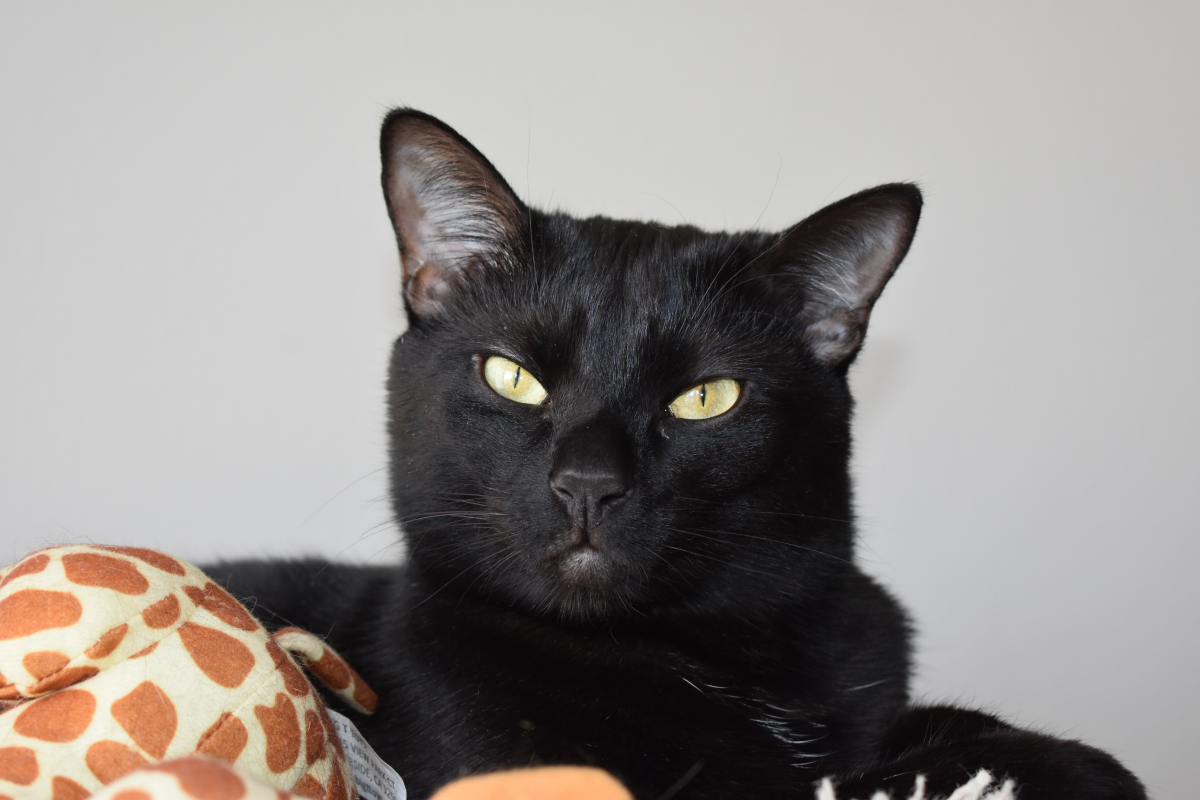
#> input picture examples/still_mycat_gretchen-auer-EMnLrtASNKE-unsplash.jpg, 6000 x 4000 px (shown at 1/5 size)
$ python convert_animated_gif_to_ssd1306_images.py examples/still_mycat_gretchen-auer-EMnLrtASNKE-unsplash.jpg
#> lines starting #> are read from the running program, lines starting #| are printed output that depends on the picture; after the words box and inside, x2 and y2 are one past the last pixel; in counts of white or black regions, pixels touching at a corner belong together
### ssd1306_image_converter.py
"""
Various image helper functions for ssd1306-like Oled panel
https://github.com/coolcornucopia/convert-animated-gif-for-ssd1306-panel

MIT License

Copyright (c) 2022 coolcornucopia

Permission is hereby granted, free of charge, to any person obtaining a copy
of this software and associated documentation files (the "Software"), to deal
in the Software without restriction, including without limitation the rights
to use, copy, modify, merge, publish, distribute, sublicense, and/or sell
copies of the Software, and to permit persons to whom the Software is
furnished to do so, subject to the following conditions:

The above copyright notice and this permission notice shall be included in all
copies or substantial portions of the Software.

THE SOFTWARE IS PROVIDED "AS IS", WITHOUT WARRANTY OF ANY KIND, EXPRESS OR
IMPLIED, INCLUDING BUT NOT LIMITED TO THE WARRANTIES OF MERCHANTABILITY,
FITNESS FOR A PARTICULAR PURPOSE AND NONINFRINGEMENT. IN NO EVENT SHALL THE
AUTHORS OR COPYRIGHT HOLDERS BE LIABLE FOR ANY CLAIM, DAMAGES OR OTHER
LIABILITY, WHETHER IN AN ACTION OF CONTRACT, TORT OR OTHERWISE, ARISING FROM,
OUT OF OR IN CONNECTION WITH THE SOFTWARE OR THE USE OR OTHER DEALINGS IN THE
SOFTWARE.
"""

def to_ssd1306(width:int, height:int, buf_in, buf_out):
    """Convert a 1-bit per pixel 2d image buffer to
       a 1-bit per pixel ssd1306-like image format buffer.
       Note: The output buffer previous content is preserved.

    Args:
        width (int): width in pixels
        height (int): height in pixels
        buf_in (_type_): input buffer
        buf_out (_type_): output buffer (ssd1306-like format)
    """

    stride_w = width // 8               # 1-bit per pixel, 1 byte = 8 pixels
    for y in range(height // 8):
        buf_in_pos  = y * stride_w * 8  # move 8 lines at a time
        buf_out_pos = y * width         # move to next page
        for x in range(stride_w):
            for z in range(8):
                a = buf_in[buf_in_pos + (z * stride_w)]
                buf_out[buf_out_pos + 0] |= ((a >> 7) & 1) << z
                buf_out[buf_out_pos + 1] |= ((a >> 6) & 1) << z
                buf_out[buf_out_pos + 2] |= ((a >> 5) & 1) << z
                buf_out[buf_out_pos + 3] |= ((a >> 4) & 1) << z
                buf_out[buf_out_pos + 4] |= ((a >> 3) & 1) << z
                buf_out[buf_out_pos + 5] |= ((a >> 2) & 1) << z
                buf_out[buf_out_pos + 6] |= ((a >> 1) & 1) << z
                buf_out[buf_out_pos + 7] |= ((a >> 0) & 1) << z
            buf_in_pos += 1
            buf_out_pos += 8


# [29 lines left out: function from_ssd1306, not called in this run]

### convert_animated_gif_to_ssd1306_images.py
#!/usr/bin/env python3

import argparse
import os.path
import sys
import zlib

from PIL import Image
from PIL.GifImagePlugin import GifImageFile

import ssd1306_image_converter
import ssd1306_image_reader

# By default, we use do not use the dithering when converting the GIF to 1-bit per pixel
# It may be useful when the animated GIF uses a lot of colors (videos...)
default_dither_method = Image.NONE # or Image.FLOYDSTEINBERG

debug = False


def get_pil_image_info_str(img) -> str:
    str = "{}x{} mode {}".format(img.width, img.height, img.mode)
    if img.format != None:
        str += ", {}".format(img.format)
    if hasattr(img, 'n_frames'):
        str += ", {} frames".format(img.n_frames) if img.n_frames > 1 else "single frame"
    if hasattr(img, 'filename'):
        str += ", {}".format(img.filename)
    return str


def convert(verbose, compression, overwrite, input_filename,
            zlib_window_size=ssd1306_image_reader.DEFAULT_ZLIB_WINDOW_SIZE,
            dither_method=default_dither_method):
    # Check if input file exits
#> called with verbose = False, compression = False, overwrite = False, zlib_window_size = -15, dither_method = 0
    if not os.path.isfile(input_filename):
        print("Error: file {} does not exit!".format(input_filename), file=sys.stderr)
        exit(1) # exit with error

    # Load animation file with PIL
    img_in = Image.open(input_filename)
#> img_in is the input picture: PIL image 6000x4000 RGB; mean R, G, B 147.3, 142.4, 139.7
    if verbose:
        print("input image : {}".format(get_pil_image_info_str(img_in)))

    #img_in.seek(0)
    #img_in.show("default")

    # Determine the number of frames
    if hasattr(img_in, 'n_frames'):
        n_frames = img_in.n_frames  # Animated GIF case
    else:
        n_frames = 1                # Single frame image (PNG, GIF...)

    # Prepare the output filename (from "filename.gif" to "filename.widthxheight.nimg.z" or ".raw")
    output_filename = "{}.{}x{}.{}img".format(input_filename.rsplit('.', 1)[0], img_in.width, img_in.height, n_frames)
    if compression:
        output_filename = "{}.z".format(output_filename)
    else:
        output_filename = "{}.raw".format(output_filename)
    if verbose:
        print("output image: {}".format(output_filename))

    # Check if output file already exists...
    if os.path.isfile(output_filename):
        if not overwrite:
            print("Error: file {} already exits, please delete it or use the proper option to overwrite it!".format(output_filename),
                  file=sys.stderr)
            exit(1) # exit with error
        else:
            if verbose:
                print("Warning: file {} already exits and will be overwritten.".format(output_filename))

    img_out_file = open(output_filename, "wb") # TODO better manage errors

    # Prepare the compression if necessary
    if compression:
        img_out_compress = zlib.compressobj(9, zlib.DEFLATED, zlib_window_size)

    for frame in range(n_frames):
        if verbose:
            print("{:5}/{} in progress...".format(frame + 1, n_frames))

        img_in.seek(frame)

        # Convert in 1-bit (black & white), stored with 1 pixel per byte in PIL buffer (0, 1)
        img_tmp = img_in.convert("1", dither = dither_method)
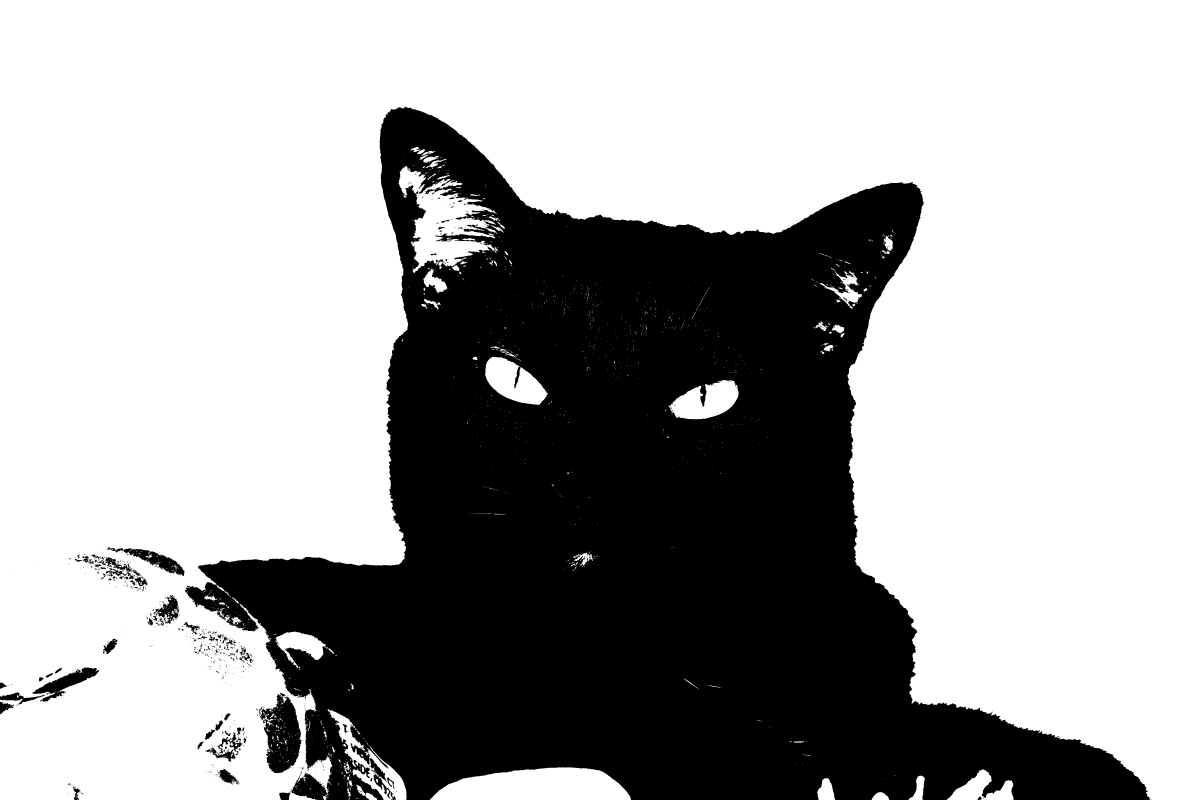
#> img_tmp: PIL image 6000x4000 1 (shown at 1/5 size); 65.8% white; 1309 black regions (1110 under 20 px), largest, box (x1, y1, x2, y2) and area: (925, 534, 5758, 4000) 8058653, (1299, 3465, 1516, 3868) 50575, (161, 3338, 496, 3509) 18235
        if debug:
            print("tmp image: {}".format(get_pil_image_info_str(img_tmp)))

        # Extract the buffer from the current frame
        img_tmp_buf = img_tmp.tobytes(encoder_name = "raw")

        # Convert to ssd1306 format (TODO add a documentation link somewhere)
        img_out_buf = bytearray((img_in.width * img_in.height) // 8)
        ssd1306_image_converter.to_ssd1306(img_in.width, img_in.height, img_tmp_buf, img_out_buf)

        # Compress the buffer if requested
        if compression:
            # TODO check compress returned value?
            img_out_compressed_buf = img_out_compress.compress(img_out_buf)
            # Save the buffer to disk
            img_out_file.write(img_out_compressed_buf) # TODO better manage errors
        else:
            # Save the buffer to disk
            img_out_file.write(img_out_buf) # TODO better manage errors

    # Close the file
    if compression:
        img_out_compressed_buf = img_out_compress.flush()
        # Save the buffer to disk
        img_out_file.write(img_out_compressed_buf) # TODO better manage errors

    img_out_file.close()

    if verbose:
        print("{} successfully generated :-)".format(output_filename))


def init_argparse() -> argparse.ArgumentParser:
    parser = argparse.ArgumentParser(
        usage="%(prog)s [OPTIONS] filename.gif",
        description=
        """
Convert an animated GIF (or a single image GIF) to an image file for ssd1306-like OLED panel.

Notes:
 - The ssd1306 image filename uses the format filename.WidthxHeight.Nimg.raw (.z if compressed).
   For example "my_animation.128x64.42img.z".""",
        formatter_class=argparse.RawTextHelpFormatter,
    )
    parser.add_argument("filename")
    parser.add_argument("-c", "--compress", action="store_true", help="compress output (zlib)")
    parser.add_argument("-f", "--force",    action="store_true", help="force overwrite")
    parser.add_argument("-v", "--verbose",  action="store_true", help="explain what is being done")
    return parser

def main() -> None:
    parser = init_argparse()
    args = parser.parse_args()
    if debug:
        print(args)

    convert(args.verbose, args.compress, args.force, args.filename)

if __name__ == "__main__":
    main()
